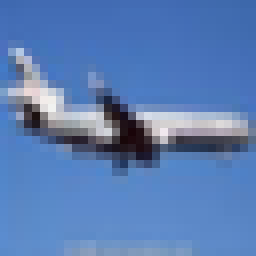
#> input picture CaiLiaoCode/input/235_airplane.png, 32 x 32 px, given in place of 000000005836.jpg, which was not available (shown 8 times larger)
$ python Lena_convolution.py   (older library calls are emulated)
#> lines starting #> are read from the running program, lines starting #| are printed output that depends on the picture; long printed decimals are rounded; pictures that were not available may be replaced by others from this repository, and a replacement may not be noted
import os
import cv2
import numpy as np
import matplotlib.pyplot as plt
from skimage.metrics import structural_similarity as ssim

Combination_name = "Combination_4" # Combination_1, Combination_2, Combination_3, Combination_4

# img_path = r"C:\Yan3\Algorithm-version2\CaiLiaoCode\input\235_airplane.png"
# img_path = r"C:\Yan3\Algorithm-version2\CaiLiaoCode\input\330_automobile.png"
img_path = r"C:\Yan3\Algorithm-version2\CaiLiaoCode\input\000000005836.jpg"
class_name = img_path.split('\\')[-1].split('.')[0]
# 读取灰度图像
img = cv2.imread(img_path, cv2.IMREAD_GRAYSCALE)
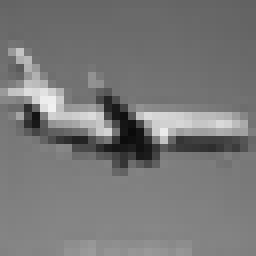
#> img: shape (32, 32) (shown 8 times larger); min 10, max 241, mean 120.3
# cv2.imwrite(f"D:\\gray_{class_name}.png", img)


# 自定义 Sobel 卷积核
sobel_kernel_x = np.array([[1, 0, -1],
                           [1, 0, -1],
                           [1, 0, -1]], dtype=np.float32)

sobel_kernel_y = np.array([[1, 1, 1],
                           [0, 0, 0],
                           [-1, -1, -1]], dtype=np.float32)

sobel_kernel_z =  np.array([[0, 0, 0],
                           [0, 1, 0],
                           [0, 0, -1]], dtype=np.float32)

if Combination_name == "Combination_1":
    # 1 外延
    sobel_kernel_x_industry_1 = np.array([[1.108e-10, 2.3731e-11, -1.108e-10],
                            [1.108e-10, 2.3731e-11, -1.108e-10],
                            [1.108e-10, 2.3731e-11, -1.108e-10]], dtype=np.float32)

    sobel_kernel_y_industry_1 = np.array([[1.108e-10, 1.108e-10, 1.108e-10],
                            [2.3731e-11, 2.3731e-11, 2.3731e-11],
                            [-1.108e-10, -1.108e-10, -1.108e-10]], dtype=np.float32)

    sobel_kernel_z_industry_1 =  np.array([[2.3731e-11, 2.3731e-11, 2.3731e-11],
                            [2.3731e-11, 1.108e-10, 2.3731e-11],
                            [2.3731e-11, 2.3731e-11, -1.108e-10]], dtype=np.float32)
    # 2 非外延
    sobel_kernel_x_industry_2 = np.array([[1.80e-10, 1.75e-10, -1.80e-10],
                            [1.80e-10, 1.75e-10, -1.80e-10],
                            [1.80e-10,1.75e-10, -1.80e-10]], dtype=np.float32)

    sobel_kernel_y_industry_2 = np.array([[1.80e-10, 1.80e-10, 1.80e-10],
                            [1.75e-10, 1.75e-10, 1.75e-10],
                            [-1.80e-10, -1.80e-10, -1.80e-10]], dtype=np.float32)

    sobel_kernel_z_industry_2 = np.array([[1.75e-10, 1.75e-10, 1.75e-10],
                            [1.75e-10, 1.80e-10, 1.75e-10],
                            [1.75e-10, 1.75e-10, -1.80e-10]], dtype=np.float32)
elif Combination_name == "Combination_2":
    # 1 外延
    sobel_kernel_x_industry_1 = np.array([[2.738e-10, 2.3731e-11, -2.738e-10],
                            [2.738e-10, 2.3731e-11, -2.738e-10],
                            [2.738e-10, 2.3731e-11, -2.738e-10]], dtype=np.float32)

    sobel_kernel_y_industry_1 = np.array([[2.738e-10, 2.738e-10, 2.738e-10],
                            [2.3731e-11, 2.3731e-11, 2.3731e-11],
                            [-2.738e-10, -2.738e-10, -2.738e-10]], dtype=np.float32)

    sobel_kernel_z_industry_1 =  np.array([[2.3731e-11, 2.3731e-11, 2.3731e-11],
                            [2.3731e-11, 2.738e-10, 2.3731e-11],
                            [2.3731e-11, 2.3731e-11, -2.738e-10]], dtype=np.float32)

    # 2 非外延
    sobel_kernel_x_industry_2 = np.array([[2.16e-10, 1.75e-10, -2.16e-10],
                           [2.16e-10, 1.75e-10, -2.16e-10],
                           [2.16e-10,1.75e-10, -2.16e-10]], dtype=np.float32)

    sobel_kernel_y_industry_2 = np.array([[2.16e-10, 2.16e-10, 2.16e-10],
                            [1.75e-10, 1.75e-10, 1.75e-10],
                            [-2.16e-10, -2.16e-10, -2.16e-10]], dtype=np.float32)

    sobel_kernel_z_industry_2 = np.array([[1.75e-10, 1.75e-10, 1.75e-10],
                            [1.75e-10, 2.16e-10, 1.75e-10],
                            [1.75e-10, 1.75e-10, -2.16e-10]], dtype=np.float32)
elif Combination_name == "Combination_3":
    # 1 外延
    sobel_kernel_x_industry_1 = np.array([[1.125e-9, 2.3731e-11, -1.125e-9],
                            [1.125e-9, 2.3731e-11, -1.125e-9],
                            [1.125e-9, 2.3731e-11, -1.125e-9]], dtype=np.float32)

    sobel_kernel_y_industry_1 = np.array([[1.125e-9, 1.125e-9, 1.125e-9],
                            [2.3731e-11, 2.3731e-11, 2.3731e-11],
                            [-1.125e-9, -1.125e-9, -1.125e-9]], dtype=np.float32)

    sobel_kernel_z_industry_1 =  np.array([[2.3731e-11, 2.3731e-11, 2.3731e-11],
                            [2.3731e-11, 1.125e-9, 2.3731e-11],
                            [2.3731e-11, 2.3731e-11, -1.125e-9]], dtype=np.float32)
    # 2 非外延
    sobel_kernel_x_industry_2 = np.array([[6.04e-10, 1.75e-10, -6.04e-10],
                           [6.04e-10, 1.75e-10, -6.04e-10],
                           [6.04e-10,1.75e-10, -6.04e-10]], dtype=np.float32)

    sobel_kernel_y_industry_2 = np.array([[6.04e-10, 6.04e-10, 6.04e-10],
                            [1.75e-10, 1.75e-10, 1.75e-10],
                            [-6.04e-10, -6.04e-10, -6.04e-10]], dtype=np.float32)

    sobel_kernel_z_industry_2 = np.array([[1.75e-10, 1.75e-10, 1.75e-10],
                            [1.75e-10, 6.04e-10, 1.75e-10],
                            [1.75e-10, 1.75e-10, -6.04e-10]], dtype=np.float32)
elif Combination_name == "Combination_4":
    # 1 外延
    sobel_kernel_x_industry_1 = np.array([[1.771e-9, 2.3731e-11, -1.771e-9],
                           [1.771e-9, 2.3731e-11, -1.771e-9],
                           [1.771e-9, 2.3731e-11, -1.771e-9]], dtype=np.float32)

    sobel_kernel_y_industry_1 = np.array([[1.771e-9, 1.771e-9, 1.771e-9],
                            [2.3731e-11, 2.3731e-11, 2.3731e-11],
                            [-1.771e-9, -1.771e-9, -1.771e-9]], dtype=np.float32)

    sobel_kernel_z_industry_1 =  np.array([[2.3731e-11, 2.3731e-11, 2.3731e-11],
                            [2.3731e-11, 1.771e-9, 2.3731e-11],
                            [2.3731e-11, 2.3731e-11, -1.771e-9]], dtype=np.float32)
    # 2 非外延
    sobel_kernel_x_industry_2 = np.array([[1.06e-9, 1.75e-10, -1.06e-9],
                           [1.06e-9, 1.75e-10, -1.06e-9],
                           [1.06e-9,1.75e-10, -1.06e-9]], dtype=np.float32)

    sobel_kernel_y_industry_2 = np.array([[1.06e-9, 1.06e-9, 1.06e-9],
                            [1.75e-10, 1.75e-10, 1.75e-10],
                            [-1.06e-9, -1.06e-9, -1.06e-9]], dtype=np.float32)

    sobel_kernel_z_industry_2 = np.array([[1.75e-10, 1.75e-10, 1.75e-10],
                            [1.75e-10, 1.06e-9, 1.75e-10],
                            [1.75e-10, 1.75e-10, -1.06e-9]], dtype=np.float32)
else:
    raise ValueError(f"Combination_name: {Combination_name} is not valid")


# 使用自定义卷积核计算梯度
sobelx = cv2.filter2D(img, cv2.CV_64F, sobel_kernel_x)
sobely = cv2.filter2D(img, cv2.CV_64F, sobel_kernel_y)
sobelz = cv2.filter2D(img, cv2.CV_64F, sobel_kernel_z)
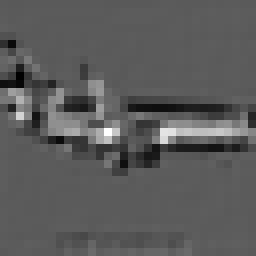
#> sobelz: shape (32, 32) float64 (shown 8 times larger); min -90, max 159, mean -1; drawn with min black and max white

sobelx_industry_1 = cv2.filter2D(img, cv2.CV_64F, sobel_kernel_x_industry_1)
sobely_industry_1 = cv2.filter2D(img, cv2.CV_64F, sobel_kernel_y_industry_1)
sobelz_industry_1 = cv2.filter2D(img, cv2.CV_64F, sobel_kernel_z_industry_1)

sobelx_industry_2 = cv2.filter2D(img, cv2.CV_64F, sobel_kernel_x_industry_2)
sobely_industry_2 = cv2.filter2D(img, cv2.CV_64F, sobel_kernel_y_industry_2)
sobelz_industry_2 = cv2.filter2D(img, cv2.CV_64F, sobel_kernel_z_industry_2)

# 分别计算 x 和 y 梯度，取加权和
# slbelxy = cv2.addWeighted(sobelx, 0.5, sobely, 0.5, 0)

# 输出统计信息
print(f"Min value: {sobelx.min()}, Max value: {sobelx.max()}")
#| Min value: -453.0, Max value: 421.0
print(f"Mean value: {sobelx.mean()}, Std Dev: {sobelx.std()}")
#| Mean value: 1.221, Std Dev: 71.753

# 手动裁剪掉边缘像素 (适配无填充输出尺寸)
crop_size = 1  # 卷积核大小为 3x3 时，每边裁剪 (3-1)/2 = 1 像素
sobelx_cropped = sobelx[crop_size:-crop_size, crop_size:-crop_size]
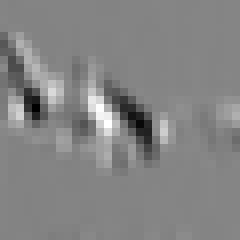
#> sobelx_cropped: shape (30, 30) float64 (shown 8 times larger); min -453, max 421, mean 1.3; drawn with min black and max white
sobely_cropped = sobely[crop_size:-crop_size, crop_size:-crop_size]
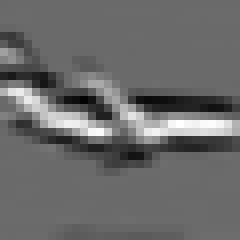
#> sobely_cropped: shape (30, 30) float64 (shown 8 times larger); min -331, max 444, mean -7.3; drawn with min black and max white
sobelz_cropped = sobelz[crop_size:-crop_size, crop_size:-crop_size]
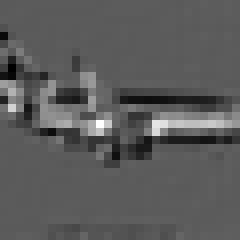
#> sobelz_cropped: shape (30, 30) float64 (shown 8 times larger); min -90, max 159, mean -0.9; drawn with min black and max white

crop_size = 1  # 卷积核大小为 3x3 时，每边裁剪 (3-1)/2 = 1 像素
sobelx_industry_cropped_1 = sobelx_industry_1[crop_size:-crop_size, crop_size:-crop_size]
sobely_industry_cropped_1 = sobely_industry_1[crop_size:-crop_size, crop_size:-crop_size]
sobelz_industry_cropped_1 = sobelz_industry_1[crop_size:-crop_size, crop_size:-crop_size]

sobelx_industry_cropped_2 = sobelx_industry_2[crop_size:-crop_size, crop_size:-crop_size]
sobely_industry_cropped_2 = sobely_industry_2[crop_size:-crop_size, crop_size:-crop_size]
sobelz_industry_cropped_2 = sobelz_industry_2[crop_size:-crop_size, crop_size:-crop_size]
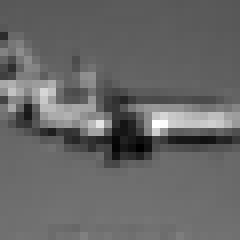
#> sobelz_industry_cropped_2: shape (30, 30) float64 (shown 8 times larger); min -9.59e-09, max 3.74e-07, mean 1.46e-07; drawn with min black and max white

# # 计算 结构相似性指数ssim
# ssim_x_1 = ssim(sobelx_cropped, sobelx_industry_cropped_1, data_range=sobelx_cropped.max() - sobelx_industry_cropped_1.min())
# ssim_y_1 = ssim(sobely_cropped, sobely_industry_cropped_1, data_range=sobely_cropped.max() - sobely_industry_cropped_1.min())
# ssim_z_1 = ssim(sobelz_cropped, sobelz_industry_cropped_1, data_range=sobelz_cropped.max() - sobelz_industry_cropped_1.min())
# ssim_x_2 = ssim(sobelx_cropped, sobelx_industry_cropped_2, data_range=sobelx_cropped.max() - sobelx_industry_cropped_2.min())
# ssim_y_2 = ssim(sobely_cropped, sobely_industry_cropped_2, data_range=sobely_cropped.max() - sobely_industry_cropped_2.min())
# ssim_z_2 = ssim(sobelz_cropped, sobelz_industry_cropped_2, data_range=sobelz_cropped.max() - sobelz_industry_cropped_2.min())

# 合并六个数组
# 由于已经单独归一化每个数组，不再需要这一步
# combined_sobel = np.stack((sobelx_industry_cropped_1,
#                          sobely_industry_cropped_1,
#                          sobelz_industry_cropped_1,
#                          sobelx_industry_cropped_2,
#                          sobely_industry_cropped_2,
#                          sobelz_industry_cropped_2), axis=-1)

# 将结果归一化到 0-255 范围
normalized_sobelx = cv2.normalize(sobelx_cropped, None, 0, 255, cv2.NORM_MINMAX, cv2.CV_8U)
normalized_sobely = cv2.normalize(sobely_cropped, None, 0, 255, cv2.NORM_MINMAX, cv2.CV_8U)
normalized_sobelz = cv2.normalize(sobelz_cropped, None, 0, 255, cv2.NORM_MINMAX, cv2.CV_8U)

# 分别归一化每个工业版Sobel结果
normalized_sobelx_industry_1 = cv2.normalize(sobelx_industry_cropped_1, None, 0, 255, cv2.NORM_MINMAX, cv2.CV_8U)
normalized_sobely_industry_1 = cv2.normalize(sobely_industry_cropped_1, None, 0, 255, cv2.NORM_MINMAX, cv2.CV_8U)
normalized_sobelz_industry_1 = cv2.normalize(sobelz_industry_cropped_1, None, 0, 255, cv2.NORM_MINMAX, cv2.CV_8U)
normalized_sobelx_industry_2 = cv2.normalize(sobelx_industry_cropped_2, None, 0, 255, cv2.NORM_MINMAX, cv2.CV_8U)
normalized_sobely_industry_2 = cv2.normalize(sobely_industry_cropped_2, None, 0, 255, cv2.NORM_MINMAX, cv2.CV_8U)
normalized_sobelz_industry_2 = cv2.normalize(sobelz_industry_cropped_2, None, 0, 255, cv2.NORM_MINMAX, cv2.CV_8U)

# 计算结构相似性指数SSIM，对每对图像使用其共同的数据范围
ssim_x_1 = ssim(normalized_sobelx, normalized_sobelx_industry_1, data_range=255)
#> ssim_x_1 = 0.999
ssim_y_1 = ssim(normalized_sobely, normalized_sobely_industry_1, data_range=255)
#> ssim_y_1 = 0.999
ssim_z_1 = ssim(normalized_sobelz, normalized_sobelz_industry_1, data_range=255)
#> ssim_z_1 = 0.997
ssim_x_2 = ssim(normalized_sobelx, normalized_sobelx_industry_2, data_range=255)
#> ssim_x_2 = 0.982
ssim_y_2 = ssim(normalized_sobely, normalized_sobely_industry_2, data_range=255)
#> ssim_y_2 = 0.992
ssim_z_2 = ssim(normalized_sobelz, normalized_sobelz_industry_2, data_range=255)
#> ssim_z_2 = 0.82

# 保存到指定文件夹
save_name = os.path.split(img_path)[-1].split('.')[0]
current_dir = os.path.dirname(os.path.abspath(__file__))
result_dir = os.path.join(current_dir, 'save_result', Combination_name, save_name)
show_kernels = os.path.join(current_dir, 'save_result', Combination_name)
os.makedirs(result_dir, exist_ok=True)

# 将卷积核可视化为矩阵图像并保存
def create_kernel_comparison(kernels, titles, filename):
    rows = 3  # X, Y, Z方向
    cols = 3  # 标准, 外延, 非外延

    plt.figure(figsize=(15, 12))

    for i in range(len(kernels)):
        plt.subplot(rows, cols, i+1)
        ax = plt.gca()
        im = ax.imshow(kernels[i], cmap='viridis')

        # 添加数值标签到每个单元格
        for r in range(kernels[i].shape[0]):
            for c in range(kernels[i].shape[1]):
                value = kernels[i][r, c]
                if abs(value) < 0.001:
                    # 科学计数法显示小数，保留四位有效数字
                    text = f'{value:.4g}'
                else:
                    # 保留四位有效数字
                    text = f'{value:.4g}'
                ax.text(c, r, text, ha='center', va='center',
                       color='white' if abs(value) > 0.0001 else 'black',
                       fontsize=8)

        plt.title(titles[i])
        plt.colorbar(im)

    plt.tight_layout()
    plt.savefig(filename, dpi=600)
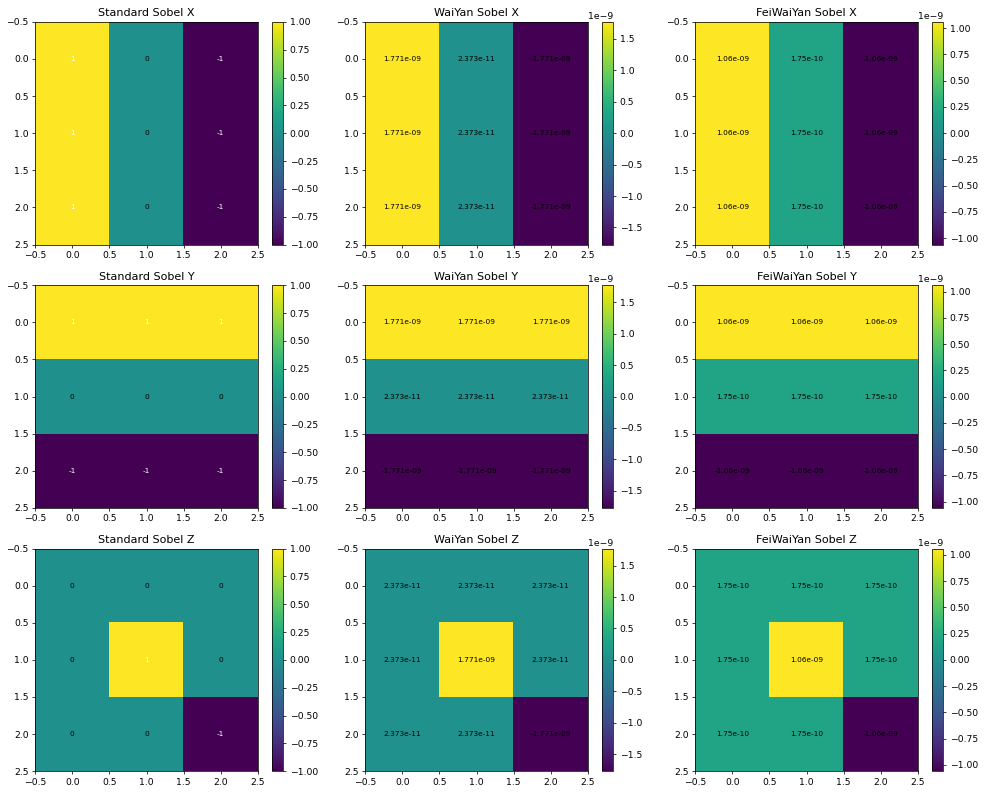
#> figure drawn by matplotlib, 18 panels
    plt.close()

# 创建所有卷积核的比较图
all_kernels = [
    sobel_kernel_x, sobel_kernel_x_industry_1, sobel_kernel_x_industry_2,
    sobel_kernel_y, sobel_kernel_y_industry_1, sobel_kernel_y_industry_2,
    sobel_kernel_z, sobel_kernel_z_industry_1, sobel_kernel_z_industry_2
]
all_titles = [
    'Standard Sobel X', 'WaiYan Sobel X', 'FeiWaiYan Sobel X',
    'Standard Sobel Y', 'WaiYan Sobel Y', 'FeiWaiYan Sobel Y',
    'Standard Sobel Z', 'WaiYan Sobel Z', 'FeiWaiYan Sobel Z'
]
create_kernel_comparison(all_kernels, all_titles, os.path.join(show_kernels, 'all_kernels.png'))

cv2.imwrite(os.path.join(result_dir, f"sobelx_{class_name}.png"), normalized_sobelx)
cv2.imwrite(os.path.join(result_dir, f"sobelx_industry_{class_name}_1.png"), normalized_sobelx_industry_1)
cv2.imwrite(os.path.join(result_dir, f"sobelx_industry_{class_name}_2.png"), normalized_sobelx_industry_2)
cv2.imwrite(os.path.join(result_dir, f"sobely_{class_name}.png"), normalized_sobely)
cv2.imwrite(os.path.join(result_dir, f"sobely_industry_{class_name}_1.png"), normalized_sobely_industry_1)
cv2.imwrite(os.path.join(result_dir, f"sobely_industry_{class_name}_2.png"), normalized_sobely_industry_2)
cv2.imwrite(os.path.join(result_dir, f"sobelz_{class_name}.png"), normalized_sobelz)
cv2.imwrite(os.path.join(result_dir, f"sobelz_industry_{class_name}_1.png"), normalized_sobelz_industry_1)
cv2.imwrite(os.path.join(result_dir, f"sobelz_industry_{class_name}_2.png"), normalized_sobelz_industry_2)


# 显示结果
result = [normalized_sobelx, normalized_sobelx_industry_1, normalized_sobelx_industry_2,
          normalized_sobely, normalized_sobely_industry_1, normalized_sobely_industry_2,
          normalized_sobelz, normalized_sobelz_industry_1, normalized_sobelz_industry_2]
titles = ['Sobel X', 'Sobel X Industry 1', 'Sobel X Industry 2',
          'Sobel Y', 'Sobel Y Industry 1', 'Sobel Y Industry 2',
          'Sobel Z', 'Sobel Z Industry 1', 'Sobel Z Industry 2']
text_contents = [
    f'SSIM X Industry 1: {ssim_x_1:.4f}',
    f'SSIM X Industry 2: {ssim_x_2:.4f}',
    f'SSIM Y Industry 1: {ssim_y_1:.4f}',
    f'SSIM Y Industry 2: {ssim_y_2:.4f}',
    f'SSIM Z Industry 1: {ssim_z_1:.4f}',
    f'SSIM Z Industry 2: {ssim_z_2:.4f}'
]
#> text_contents = ['SSIM X Industry 1: 0.9992', 'SSIM X Industry 2: 0.9819', 'SSIM Y Industry 1: 0.9988', 'SSIM Y Industry 2: 0.9917', 'SSIM Z Industry 1: 0.9970', 'SSIM Z Industry 2: 0.8197']

# 将文本内容重新组合为3个双行文本
combined_text = [
    f'SSIM X WaiYan: {ssim_x_1:.4f}\nSSIM X FeiWaiYan: {ssim_x_2:.4f}',
    f'SSIM Y WaiYan: {ssim_y_1:.4f}\nSSIM Y FeiWaiYan: {ssim_y_2:.4f}',
    f'SSIM Z WaiYan: {ssim_z_1:.4f}\nSSIM Z FeiWaiYan: {ssim_z_2:.4f}'
]

print(text_contents)
#| ['SSIM X Industry 1: 0.9992', 'SSIM X Industry 2: 0.9819', 'SSIM Y Industry 1: 0.9988', 'SSIM Y Industry 2: 0.9917', 'SSIM Z Industry 1: 0.9970', 'SSIM Z Industry 2: 0.8197']

# 设置图像显示区域大小
plt.figure(figsize=(15, 15))

# 每行的图像和文字
for i in range(0, len(result) - 1, 3):  # 每次处理三张图
    row = i // 3  # 当前行数

    # 左图
    plt.subplot((len(result) + 2) // 3, 4, row * 4 + 1)  # 每行占四格
    plt.imshow(result[i], cmap='gray')
    plt.title(titles[i])
    plt.xticks([]), plt.yticks([])

    # 中间图
    plt.subplot((len(result) + 2) // 3, 4, row * 4 + 2)  # 中间图
    plt.imshow(result[i + 1], cmap='gray')
    plt.title(titles[i + 1])
    plt.xticks([]), plt.yticks([])

    # 右图
    plt.subplot((len(result) + 2) // 3, 4, row * 4 + 3)  # 右图
    plt.imshow(result[i + 2], cmap='gray')
    plt.title(titles[i + 2])
    plt.xticks([]), plt.yticks([])

    # 插入文字
    plt.subplot((len(result) + 2) // 3, 4, row * 4 + 4)  # 最右列放文字
    plt.axis('off')  # 不显示坐标轴
    plt.text(0.5, 0.5, combined_text[row], ha='center', va='center', fontsize=12)
#> this loop made 3 passes
#> i on passes 2 to 3: 3, 6

# # 显示最后一张图
# plt.subplot((len(result) + 2) // 3, 4, len(result) + 1)  # 放在最后一个可用的格子
# plt.imshow(result[-1], cmap='gray')
# plt.title(titles[-1])
# plt.xticks([]), plt.yticks([])

# 调整子图间距
plt.tight_layout()
plt.savefig(os.path.join(result_dir, f"mix_{class_name}.png"), dpi=600)
# plt.show()
print('finish!')
